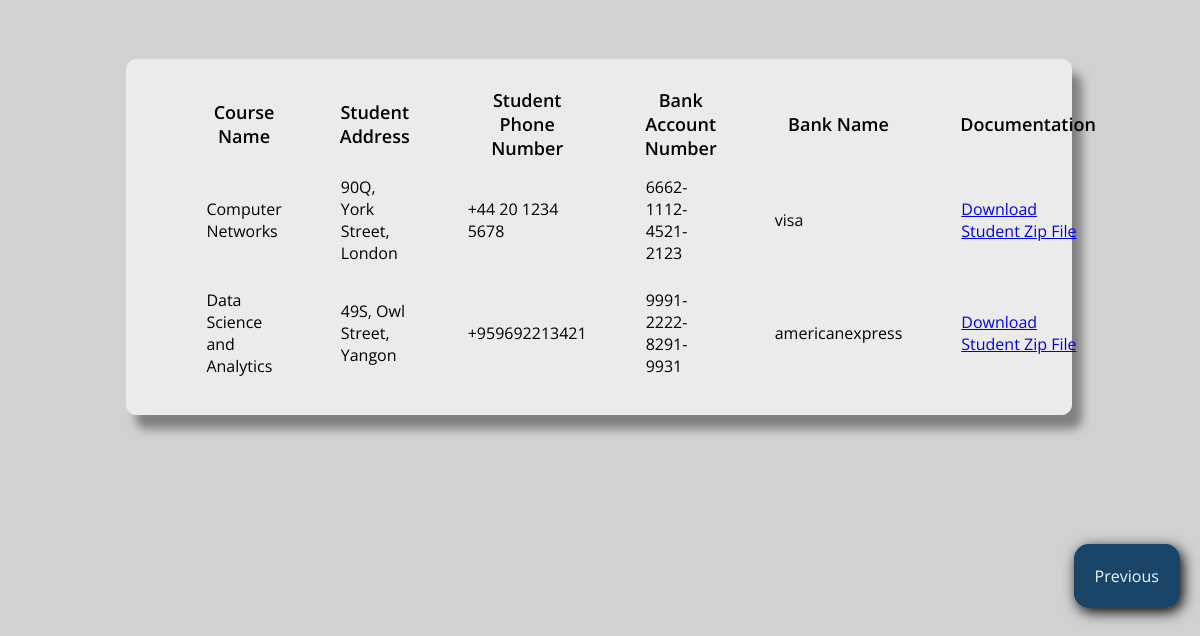
Screenshot of /viewhisdetail.php?vhis=51 with the database file from the repository.
### tables this page shows
CREATE TABLE `student` (
  `student_id` int(11) NOT NULL COMMENT 'id of student, auto generated',
  `SID` int(11) NOT NULL COMMENT 'primary key of student_information that carries id of login account of student',
  `student_address` varchar(10000) NOT NULL COMMENT 'address of student',
  `studnet_phonenumber` varchar(100) NOT NULL COMMENT 'student phone number',
  `bank_account` varchar(1000) NOT NULL COMMENT 'bank account number',
  `bank_name` varchar(100) NOT NULL COMMENT 'bank name',
  `documentation` varchar(100) NOT NULL COMMENT 'zip file of student document'
);

CREATE TABLE `course` (
  `course_id` int(11) NOT NULL COMMENT 'course id, auto generated',
  `cat_id` int(11) NOT NULL COMMENT 'primary key of category table connecting courses underlying in related category',
  `course_credit` int(11) NOT NULL COMMENT 'credit of course',
  `course_name` varchar(1000) NOT NULL COMMENT 'course name',
  `course_intakes` varchar(1000) NOT NULL COMMENT 'opening intake of this course',
  `course_fee` int(100) NOT NULL COMMENT 'course fee',
  `course_duration` varchar(225) NOT NULL COMMENT 'duration teach for course',
  `course_description` mediumtext NOT NULL COMMENT 'description of course',
  `jobs` varchar(1000) NOT NULL COMMENT 'jobs which can apply after this course',
  `course_image` varchar(10000) NOT NULL COMMENT 'image of course',
  `course_outline` longtext NOT NULL COMMENT 'outline of course'
);

### viewhisdetail.php (the view, shortened to what this page needs)
<!DOCTYPE html>
<html lang="en">
<head>
</head>
<body>
    <div class="inf">
            <?php
            include "./connection.php";
            $vhis = $_GET['vhis'];
            $sql = $a->prepare("SELECT student.*, course.course_name FROM student
                                JOIN enroll ON student.student_id = enroll.student_id
                                JOIN course ON enroll.course_id = course.course_id
                                WHERE student.SID = :vhis");
            $sql->bindValue(':vhis', $vhis);
            $sql->execute();
?>
        <table>
            <tr>
                <th>
                    Course Name
                </th>
                <th>
                    Student Address
                </th>
                <th>
                    Student Phone Number
                </th>
                <th>
                    Bank Account Number
                </th>
                <th>
                    Bank Name
                </th>
                <th>
                    Documentation
                </th>
            </tr>
            <?php while ($row = $sql->fetch(PDO::FETCH_ASSOC)) {
            extract($row);
            ?>
            <tr>
                <td> <?php echo $course_name?></td>
                <td> <?php echo $student_address?></td>
                <td> <?php echo $studnet_phonenumber?></td>
                <td> <?php echo $bank_account?></td>
                <td> <?php echo $bank_name?></td>
                <td>
                    <?php
                    $downloadLink = '<a href="./studentzip/' . $documentation . '">Download Student Zip File</a>';
                    echo $downloadLink;
                    ?>
                </td>
            </tr>
            <?php }?>
        </table>
    </div>
    <a href="./viewenroll.php" class="previous">Previous</a>
</body>
</html>

### viewhisdetail.php (style rules this page uses)
body { background-color: #d1d1d1; font-family: 'Open Sans', sans-serif; }
.inf { display: flex; margin: 100px 120px 150px 240px; }
.previous { margin-left: 90%; border: 1px solid #194569; background-color: #194569; padding: 20px; text-decoration: none; color: aliceblue; border-radius: 15px; box-shadow: 3px 4px 14px black; }
.inf { border: 1px solid #ecebeb; padding: 22px; margin-top: 5%; margin-left: 10%; background-color: #ecebeb; border-radius: 10px; box-shadow: 10px 14px 10px grey; }
table { border-collapse: separate; border-spacing: 55px 5px; }
td { padding: 10px 2px; }
th { font-size: 18px; font-weight: 600; }

### rows the page displays
student: course.course_name "Computer Networks", student_address "90Q, York Street, London", studnet_phonenumber "+44 20 1234 5678", bank_account "6662-1112-4521-2123", bank_name "visa"
student: course.course_name "Data Science and Analytics", student_address "49S, Owl Street, Yangon", studnet_phonenumber "+959692213421", bank_account "9991-2222-8291-9931", bank_name "americanexpress"
